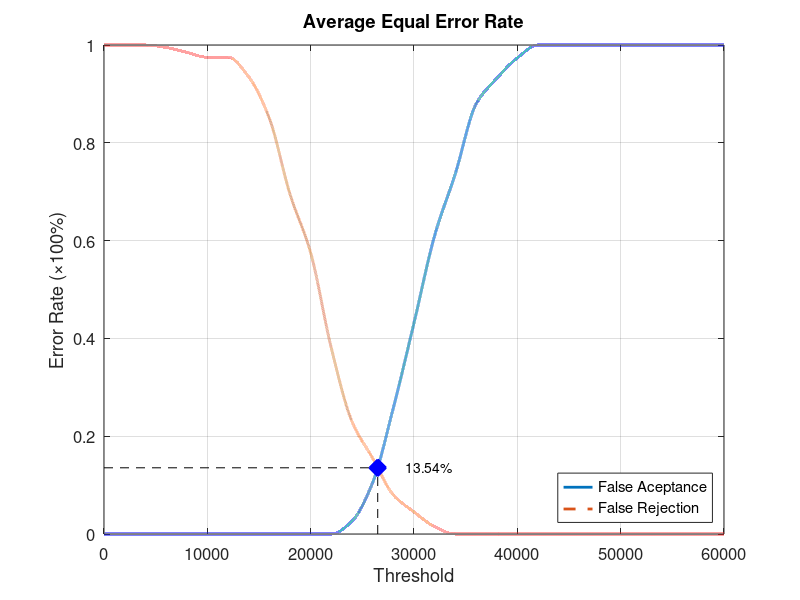
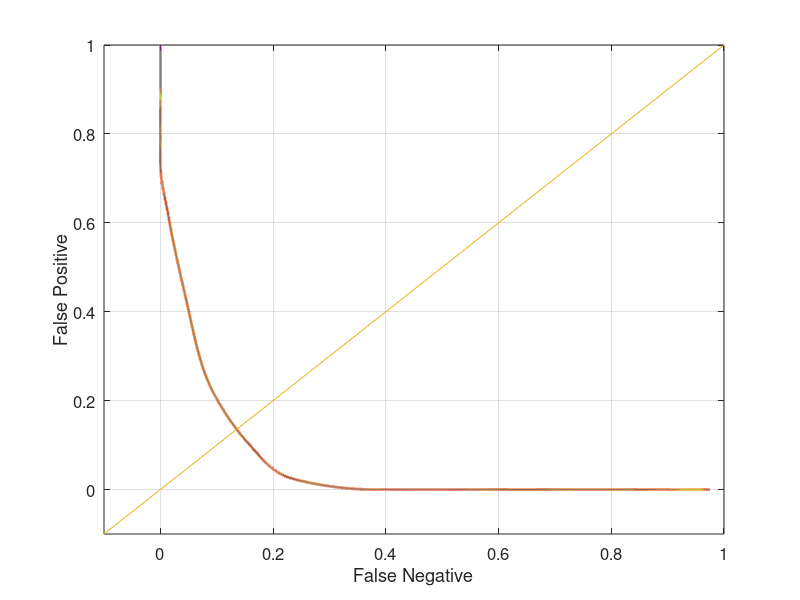

Reproduce these figures in MATLAB, in order.
function yEER = Database1_1
close all;
clear;
clc;
x = 0:2000:60000;
xq = 0:0.5:60000;

y0 = [0 0 0 0 0 0 0 0 0 0 0 0 0.0263158 0.105263 0.257895 0.431579 0.610526 0.736842 0.878947 0.931579 0.973684 1 1 1 1 1 1 1 1 1 1];
yy0 = interp1(x, y0, xq, 'pchip');
y1 = [1 1 1 0.995 0.985 0.975 0.975 0.935 0.85 0.695 0.575 0.38 0.23 0.155 0.08 0.045 0.015 0 0 0 0 0 0 0 0 0 0 0 0 0 0];
yy1 = interp1(x, y1, xq, 'pchip');

% Calculating EER: 
y2 = abs(y0 - y1);
find(y2 == min(y2))
yy2 = abs(yy0 - yy1);
xEER = find(yy2 == min(yy2));
xEERIndex = xq(xEER) % X-axis EER
yEER = yy0(xEER) % Y-axis EER

main = figure
plot(xq, yy0,'-','LineWidth', 2);	hold on
plot(xq, yy1,'--','LineWidth', 2);	hold on
plot([xEERIndex xEERIndex], [0 yEER], 'k--');	hold on
plot([0 xEERIndex], [yEER yEER], 'k--');	hold on
plot(xEERIndex, yEER, 'bx', 'LineWidth', 10);	hold on
text(xEERIndex + 10 * xEERIndex / 100, yEER, [num2str(round((10000 * yEER)) / 100) '%'])
legend('False Aceptance', 'False Rejection', 'Location', 'SouthEast')
xlabel('Threshold')
ylabel('Error Rate (\times100%)')
title('Average Equal Error Rate')
set(gca, 'FontSize', 12)
axis([0 60000 0 1])
grid on

print(main, 'Database1_1Main', '-dpng');
FNRxFPR = figure('Color', [1 1 1]);
plot(yy1, yy0, '-', yy1, yy0, 'LineWidth', 2);
hold on
y = -0.1:0.1:1
plot(y, y); 
set(gca, 'FontSize', 12)
xlabel('False Negative')
ylabel('False Positive')
axis([-0.1 1 -0.1 1])
set(gca, 'FontSize', 12)
grid on

print(FNRxFPR, 'Database1_1FNRxFPR','-dpng');
end
